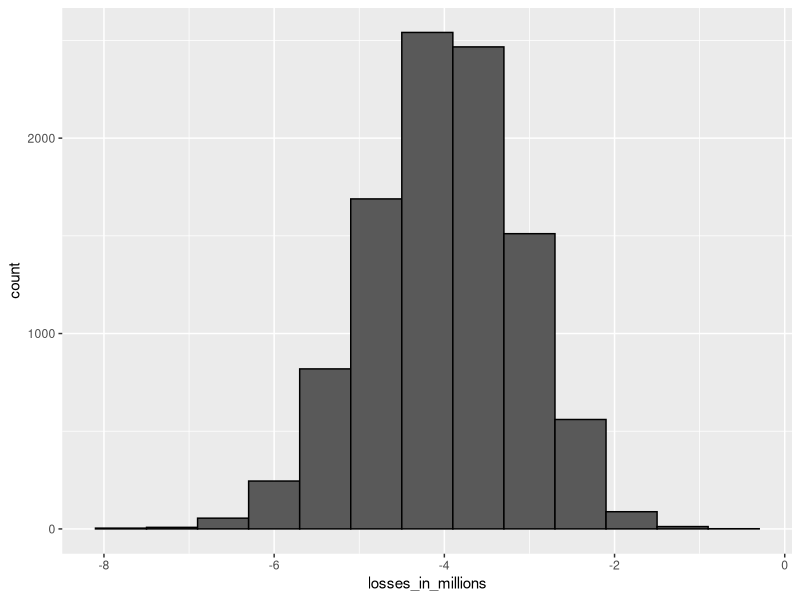
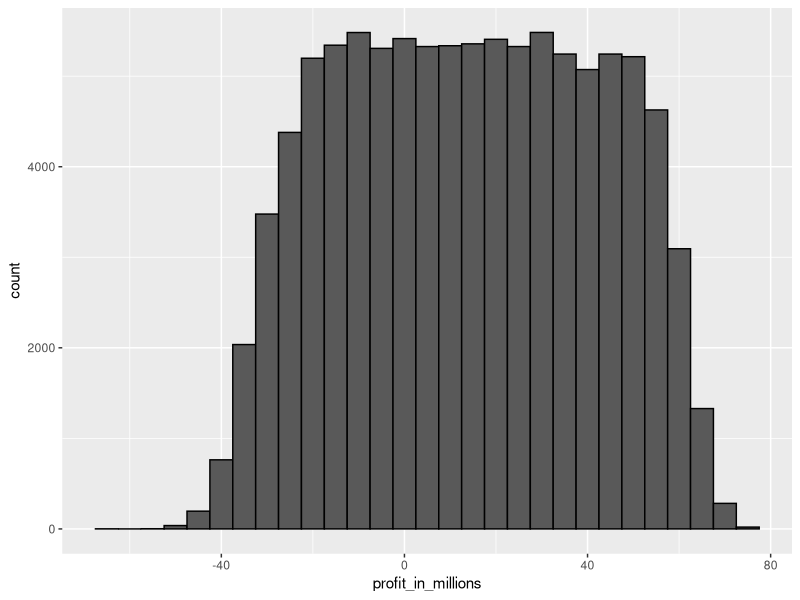

Write R code to recreate these figures, in order.
## ---- chunk 1
n <- 1000
loss_per_foreclosure <- -200000
p <- 0.02 
defaults <- sample( c(0,1), n, prob=c(1-p, p), replace = TRUE)
sum(defaults * loss_per_foreclosure)
## ---- chunk 2
B <- 10000
losses <- replicate(B, {
    defaults <- sample( c(0,1), n, prob=c(1-p, p), replace = TRUE) 
  sum(defaults * loss_per_foreclosure)
})
## ---- chunk 3
library(tidyverse)
data.frame(losses_in_millions = losses/10^6) %>% ggplot(aes(losses_in_millions)) + geom_histogram(binwidth = 0.6, col="black")
## ---- chunk 4
n*(p*loss_per_foreclosure + (1-p)*0)
sqrt(n)*abs(loss_per_foreclosure)*sqrt(p*(1-p))
## ---- chunk 5
- loss_per_foreclosure*p/(1-p)
## ---- chunk 6
qnorm(0.01)
## ---- chunk 7
l <- loss_per_foreclosure
z <- qnorm(0.01)
x <- -l*( n*p - z*sqrt(n*p*(1-p)))/ ( n*(1-p) + z*sqrt(n*p*(1-p)))
x
## ---- chunk 8
loss_per_foreclosure*p + x*(1-p)
## ---- chunk 9
n*(loss_per_foreclosure*p + x*(1-p)) 
## ---- chunk 10
B <- 100000
profit <- replicate(B, {
    draws <- sample( c(x, loss_per_foreclosure), n, 
                        prob=c(1-p, p), replace = TRUE) 
    sum(draws)
})
mean(profit)
mean(profit<0)
## ---- chunk 11
p <- 0.04
r <- (- loss_per_foreclosure*p/(1-p)) / 180000
r
## ---- chunk 12
r <- 0.05
x <- r*180000
loss_per_foreclosure*p + x * (1-p)
## ---- chunk 13
z <- qnorm(0.01)
n <- ceiling( (z^2*(x-l)^2*p*(1-p))/(l*p + x*(1-p))^2 )
n
## ---- chunk 14
n*(loss_per_foreclosure*p + x * (1-p))
## ---- chunk 15
p <- 0.04
x <- 0.05*180000
profit <- replicate(B, {
    draws <- sample( c(x, loss_per_foreclosure), n, 
                        prob=c(1-p, p), replace = TRUE) 
    sum(draws)
})
mean(profit<0)
## ---- chunk 16
p <- 0.04
x <- 0.05*180000
profit <- replicate(B, {
    new_p <- 0.04 + sample(seq(-0.01, 0.01, length = 100), 1)
    draws <- sample( c(x, loss_per_foreclosure), n, 
                        prob=c(1-new_p, new_p), replace = TRUE) 
    sum(draws)
})
## ---- chunk 17
mean(profit)
## ---- chunk 18
mean(profit<0)
## ---- chunk 19
mean(profit < -10000000)
## ---- chunk 20
data.frame(profit_in_millions=profit/10^6) %>% ggplot(aes(profit_in_millions)) + geom_histogram(color="black", binwidth = 5)
